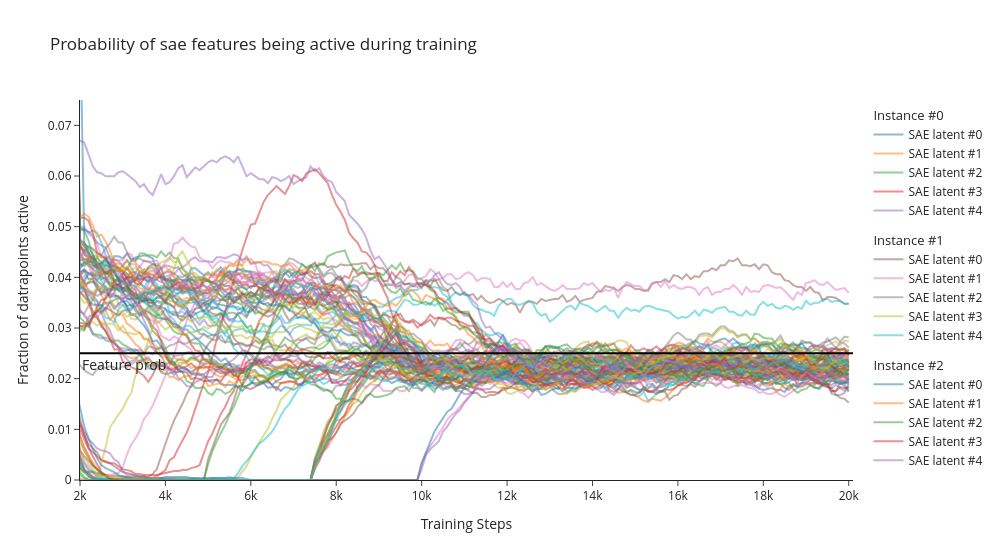

Source (notebook cell):
### Code cell
utils.frac_active_line_plot(
    frac_active=t.stack([data["frac_active"] for data in data_log]),
    title="Probability of sae features being active during training",
    avg_window=20,
)

### Figure 1 — Plotly figure (JSON) as saved in the notebook; plotly's stock layout.template omitted (floating-point values rounded to 4 significant figures; data arrays with more than 128 entries replaced by an {"elided": "..."} marker saying what was removed)
{"data": [{"legendgroup": "Instance #0", "legendgrouptitle": {"text": "Instance #0"}, "mode": "lines", "name": "SAE latent #0", "opacity": 0.5, "type": "scatter", "x": {"elided": "201 int values"}, "y": {"elided": "201 float values"}}, {"legendgroup": "Instance #0", "legendgrouptitle": {"text": "Instance #0"}, "mode": "lines", "name": "SAE latent #1", "opacity": 0.5, "type": "scatter", "x": {"elided": "201 int values"}, "y": {"elided": "201 float values"}}, {"legendgroup": "Instance #0", "legendgrouptitle": {"text": "Instance #0"}, "mode": "lines", "name": "SAE latent #2", "opacity": 0.5, "type": "scatter", "x": {"elided": "201 int values"}, "y": {"elided": "201 float values"}}, {"legendgroup": "Instance #0", "legendgrouptitle": {"text": "Instance #0"}, "mode": "lines", "name": "SAE latent #3", "opacity": 0.5, "type": "scatter", "x": {"elided": "201 int values"}, "y": {"elided": "201 float values"}}, {"legendgroup": "Instance #0", "legendgrouptitle": {"text": "Instance #0"}, "mode": "lines", "name": "SAE latent #4", "opacity": 0.5, "type": "scatter", "x": {"elided": "201 int values"}, "y": {"elided": "201 float values"}}, {"legendgroup": "Instance #1", "legendgrouptitle": {"text": "Instance #1"}, "mode": "lines", "name": "SAE latent #0", "opacity": 0.5, "type": "scatter", "x": {"elided": "201 int values"}, "y": {"elided": "201 float values"}}, {"legendgroup": "Instance #1", "legendgrouptitle": {"text": "Instance #1"}, "mode": "lines", "name": "SAE latent #1", "opacity": 0.5, "type": "scatter", "x": {"elided": "201 int values"}, "y": {"elided": "201 float values"}}, {"legendgroup": "Instance #1", "legendgrouptitle": {"text": "Instance #1"}, "mode": "lines", "name": "SAE latent #2", "opacity": 0.5, "type": "scatter", "x": {"elided": "201 int values"}, "y": {"elided": "201 float values"}}, {"legendgroup": "Instance #1", "legendgrouptitle": {"text": "Instance #1"}, "mode": "lines", "name": "SAE latent #3", "opacity": 0.5, "type": "scatter", "x": {"elided": "201 int values"}, "y": {"elided": "201 float values"}}, {"legendgroup": "Instance #1", "legendgrouptitle": {"text": "Instance #1"}, "mode": "lines", "name": "SAE latent #4", "opacity": 0.5, "type": "scatter", "x": {"elided": "201 int values"}, "y": {"elided": "201 float values"}}, {"legendgroup": "Instance #2", "legendgrouptitle": {"text": "Instance #2"}, "mode": "lines", "name": "SAE latent #0", "opacity": 0.5, "type": "scatter", "x": {"elided": "201 int values"}, "y": {"elided": "201 float values"}}, {"legendgroup": "Instance #2", "legendgrouptitle": {"text": "Instance #2"}, "mode": "lines", "name": "SAE latent #1", "opacity": 0.5, "type": "scatter", "x": {"elided": "201 int values"}, "y": {"elided": "201 float values"}}, {"legendgroup": "Instance #2", "legendgrouptitle": {"text": "Instance #2"}, "mode": "lines", "name": "SAE latent #2", "opacity": 0.5, "type": "scatter", "x": {"elided": "201 int values"}, "y": {"elided": "201 float values"}}, {"legendgroup": "Instance #2", "legendgrouptitle": {"text": "Instance #2"}, "mode": "lines", "name": "SAE latent #3", "opacity": 0.5, "type": "scatter", "x": {"elided": "201 int values"}, "y": {"elided": "201 float values"}}, {"legendgroup": "Instance #2", "legendgrouptitle": {"text": "Instance #2"}, "mode": "lines", "name": "SAE latent #4", "opacity": 0.5, "type": "scatter", "x": {"elided": "201 int values"}, "y": {"elided": "201 float values"}}, {"legendgroup": "Instance #3", "legendgrouptitle": {"text": "Instance #3"}, "mode": "lines", "name": "SAE latent #0", "opacity": 0.5, "type": "scatter", "x": {"elided": "201 int values"}, "y": {"elided": "201 float values"}}, {"legendgroup": "Instance #3", "legendgrouptitle": {"text": "Instance #3"}, "mode": "lines", "name": "SAE latent #1", "opacity": 0.5, "type": "scatter", "x": {"elided": "201 int values"}, "y": {"elided": "201 float values"}}, {"legendgroup": "Instance #3", "legendgrouptitle": {"text": "Instance #3"}, "mode": "lines", "name": "SAE latent #2", "opacity": 0.5, "type": "scatter", "x": {"elided": "201 int values"}, "y": {"elided": "201 float values"}}, {"legendgroup": "Instance #3", "legendgrouptitle": {"text": "Instance #3"}, "mode": "lines", "name": "SAE latent #3", "opacity": 0.5, "type": "scatter", "x": {"elided": "201 int values"}, "y": {"elided": "201 float values"}}, {"legendgroup": "Instance #3", "legendgrouptitle": {"text": "Instance #3"}, "mode": "lines", "name": "SAE latent #4", "opacity": 0.5, "type": "scatter", "x": {"elided": "201 int values"}, "y": {"elided": "201 float values"}}, {"legendgroup": "Instance #4", "legendgrouptitle": {"text": "Instance #4"}, "mode": "lines", "name": "SAE latent #0", "opacity": 0.5, "type": "scatter", "x": {"elided": "201 int values"}, "y": {"elided": "201 float values"}}, {"legendgroup": "Instance #4", "legendgrouptitle": {"text": "Instance #4"}, "mode": "lines", "name": "SAE latent #1", "opacity": 0.5, "type": "scatter", "x": {"elided": "201 int values"}, "y": {"elided": "201 float values"}}, {"legendgroup": "Instance #4", "legendgrouptitle": {"text": "Instance #4"}, "mode": "lines", "name": "SAE latent #2", "opacity": 0.5, "type": "scatter", "x": {"elided": "201 int values"}, "y": {"elided": "201 float values"}}, {"legendgroup": "Instance #4", "legendgrouptitle": {"text": "Instance #4"}, "mode": "lines", "name": "SAE latent #3", "opacity": 0.5, "type": "scatter", "x": {"elided": "201 int values"}, "y": {"elided": "201 float values"}}, {"legendgroup": "Instance #4", "legendgrouptitle": {"text": "Instance #4"}, "mode": "lines", "name": "SAE latent #4", "opacity": 0.5, "type": "scatter", "x": {"elided": "201 int values"}, "y": {"elided": "201 float values"}}, {"legendgroup": "Instance #5", "legendgrouptitle": {"text": "Instance #5"}, "mode": "lines", "name": "SAE latent #0", "opacity": 0.5, "type": "scatter", "x": {"elided": "201 int values"}, "y": {"elided": "201 float values"}}, {"legendgroup": "Instance #5", "legendgrouptitle": {"text": "Instance #5"}, "mode": "lines", "name": "SAE latent #1", "opacity": 0.5, "type": "scatter", "x": {"elided": "201 int values"}, "y": {"elided": "201 float values"}}, {"legendgroup": "Instance #5", "legendgrouptitle": {"text": "Instance #5"}, "mode": "lines", "name": "SAE latent #2", "opacity": 0.5, "type": "scatter", "x": {"elided": "201 int values"}, "y": {"elided": "201 float values"}}, {"legendgroup": "Instance #5", "legendgrouptitle": {"text": "Instance #5"}, "mode": "lines", "name": "SAE latent #3", "opacity": 0.5, "type": "scatter", "x": {"elided": "201 int values"}, "y": {"elided": "201 float values"}}, {"legendgroup": "Instance #5", "legendgrouptitle": {"text": "Instance #5"}, "mode": "lines", "name": "SAE latent #4", "opacity": 0.5, "type": "scatter", "x": {"elided": "201 int values"}, "y": {"elided": "201 float values"}}, {"legendgroup": "Instance #6", "legendgrouptitle": {"text": "Instance #6"}, "mode": "lines", "name": "SAE latent #0", "opacity": 0.5, "type": "scatter", "x": {"elided": "201 int values"}, "y": {"elided": "201 float values"}}, {"legendgroup": "Instance #6", "legendgrouptitle": {"text": "Instance #6"}, "mode": "lines", "name": "SAE latent #1", "opacity": 0.5, "type": "scatter", "x": {"elided": "201 int values"}, "y": {"elided": "201 float values"}}, {"legendgroup": "Instance #6", "legendgrouptitle": {"text": "Instance #6"}, "mode": "lines", "name": "SAE latent #2", "opacity": 0.5, "type": "scatter", "x": {"elided": "201 int values"}, "y": {"elided": "201 float values"}}, {"legendgroup": "Instance #6", "legendgrouptitle": {"text": "Instance #6"}, "mode": "lines", "name": "SAE latent #3", "opacity": 0.5, "type": "scatter", "x": {"elided": "201 int values"}, "y": {"elided": "201 float values"}}, {"legendgroup": "Instance #6", "legendgrouptitle": {"text": "Instance #6"}, "mode": "lines", "name": "SAE latent #4", "opacity": 0.5, "type": "scatter", "x": {"elided": "201 int values"}, "y": {"elided": "201 float values"}}, {"legendgroup": "Instance #7", "legendgrouptitle": {"text": "Instance #7"}, "mode": "lines", "name": "SAE latent #0", "opacity": 0.5, "type": "scatter", "x": {"elided": "201 int values"}, "y": {"elided": "201 float values"}}, {"legendgroup": "Instance #7", "legendgrouptitle": {"text": "Instance #7"}, "mode": "lines", "name": "SAE latent #1", "opacity": 0.5, "type": "scatter", "x": {"elided": "201 int values"}, "y": {"elided": "201 float values"}}, {"legendgroup": "Instance #7", "legendgrouptitle": {"text": "Instance #7"}, "mode": "lines", "name": "SAE latent #2", "opacity": 0.5, "type": "scatter", "x": {"elided": "201 int values"}, "y": {"elided": "201 float values"}}, {"legendgroup": "Instance #7", "legendgrouptitle": {"text": "Instance #7"}, "mode": "lines", "name": "SAE latent #3", "opacity": 0.5, "type": "scatter", "x": {"elided": "201 int values"}, "y": {"elided": "201 float values"}}, {"legendgroup": "Instance #7", "legendgrouptitle": {"text": "Instance #7"}, "mode": "lines", "name": "SAE latent #4", "opacity": 0.5, "type": "scatter", "x": {"elided": "201 int values"}, "y": {"elided": "201 float values"}}, {"legendgroup": "Instance #8", "legendgrouptitle": {"text": "Instance #8"}, "mode": "lines", "name": "SAE latent #0", "opacity": 0.5, "type": "scatter", "x": {"elided": "201 int values"}, "y": {"elided": "201 float values"}}, {"legendgroup": "Instance #8", "legendgrouptitle": {"text": "Instance #8"}, "mode": "lines", "name": "SAE latent #1", "opacity": 0.5, "type": "scatter", "x": {"elided": "201 int values"}, "y": {"elided": "201 float values"}}, {"legendgroup": "Instance #8", "legendgrouptitle": {"text": "Instance #8"}, "mode": "lines", "name": "SAE latent #2", "opacity": 0.5, "type": "scatter", "x": {"elided": "201 int values"}, "y": {"elided": "201 float values"}}, {"legendgroup": "Instance #8", "legendgrouptitle": {"text": "Instance #8"}, "mode": "lines", "name": "SAE latent #3", "opacity": 0.5, "type": "scatter", "x": {"elided": "201 int values"}, "y": {"elided": "201 float values"}}, {"legendgroup": "Instance #8", "legendgrouptitle": {"text": "Instance #8"}, "mode": "lines", "name": "SAE latent #4", "opacity": 0.5, "type": "scatter", "x": {"elided": "201 int values"}, "y": {"elided": "201 float values"}}, {"legendgroup": "Instance #9", "legendgrouptitle": {"text": "Instance #9"}, "mode": "lines", "name": "SAE latent #0", "opacity": 0.5, "type": "scatter", "x": {"elided": "201 int values"}, "y": {"elided": "201 float values"}}, {"legendgroup": "Instance #9", "legendgrouptitle": {"text": "Instance #9"}, "mode": "lines", "name": "SAE latent #1", "opacity": 0.5, "type": "scatter", "x": {"elided": "201 int values"}, "y": {"elided": "201 float values"}}, {"legendgroup": "Instance #9", "legendgrouptitle": {"text": "Instance #9"}, "mode": "lines", "name": "SAE latent #2", "opacity": 0.5, "type": "scatter", "x": {"elided": "201 int values"}, "y": {"elided": "201 float values"}}, {"legendgroup": "Instance #9", "legendgrouptitle": {"text": "Instance #9"}, "mode": "lines", "name": "SAE latent #3", "opacity": 0.5, "type": "scatter", "x": {"elided": "201 int values"}, "y": {"elided": "201 float values"}}, {"legendgroup": "Instance #9", "legendgrouptitle": {"text": "Instance #9"}, "mode": "lines", "name": "SAE latent #4", "opacity": 0.5, "type": "scatter", "x": {"elided": "201 int values"}, "y": {"elided": "201 float values"}}, {"legendgroup": "Instance #10", "legendgrouptitle": {"text": "Instance #10"}, "mode": "lines", "name": "SAE latent #0", "opacity": 0.5, "type": "scatter", "x": {"elided": "201 int values"}, "y": {"elided": "201 float values"}}, {"legendgroup": "Instance #10", "legendgrouptitle": {"text": "Instance #10"}, "mode": "lines", "name": "SAE latent #1", "opacity": 0.5, "type": "scatter", "x": {"elided": "201 int values"}, "y": {"elided": "201 float values"}}, {"legendgroup": "Instance #10", "legendgrouptitle": {"text": "Instance #10"}, "mode": "lines", "name": "SAE latent #2", "opacity": 0.5, "type": "scatter", "x": {"elided": "201 int values"}, "y": {"elided": "201 float values"}}, {"legendgroup": "Instance #10", "legendgrouptitle": {"text": "Instance #10"}, "mode": "lines", "name": "SAE latent #3", "opacity": 0.5, "type": "scatter", "x": {"elided": "201 int values"}, "y": {"elided": "201 float values"}}, {"legendgroup": "Instance #10", "legendgrouptitle": {"text": "Instance #10"}, "mode": "lines", "name": "SAE latent #4", "opacity": 0.5, "type": "scatter", "x": {"elided": "201 int values"}, "y": {"elided": "201 float values"}}, {"legendgroup": "Instance #11", "legendgrouptitle": {"text": "Instance #11"}, "mode": "lines", "name": "SAE latent #0", "opacity": 0.5, "type": "scatter", "x": {"elided": "201 int values"}, "y": {"elided": "201 float values"}}, {"legendgroup": "Instance #11", "legendgrouptitle": {"text": "Instance #11"}, "mode": "lines", "name": "SAE latent #1", "opacity": 0.5, "type": "scatter", "x": {"elided": "201 int values"}, "y": {"elided": "201 float values"}}, {"legendgroup": "Instance #11", "legendgrouptitle": {"text": "Instance #11"}, "mode": "lines", "name": "SAE latent #2", "opacity": 0.5, "type": "scatter", "x": {"elided": "201 int values"}, "y": {"elided": "201 float values"}}, {"legendgroup": "Instance #11", "legendgrouptitle": {"text": "Instance #11"}, "mode": "lines", "name": "SAE latent #3", "opacity": 0.5, "type": "scatter", "x": {"elided": "201 int values"}, "y": {"elided": "201 float values"}}, {"legendgroup": "Instance #11", "legendgrouptitle": {"text": "Instance #11"}, "mode": "lines", "name": "SAE latent #4", "opacity": 0.5, "type": "scatter", "x": {"elided": "201 int values"}, "y": {"elided": "201 float values"}}, {"legendgroup": "Instance #12", "legendgrouptitle": {"text": "Instance #12"}, "mode": "lines", "name": "SAE latent #0", "opacity": 0.5, "type": "scatter", "x": {"elided": "201 int values"}, "y": {"elided": "201 float values"}}, {"legendgroup": "Instance #12", "legendgrouptitle": {"text": "Instance #12"}, "mode": "lines", "name": "SAE latent #1", "opacity": 0.5, "type": "scatter", "x": {"elided": "201 int values"}, "y": {"elided": "201 float values"}}, {"legendgroup": "Instance #12", "legendgrouptitle": {"text": "Instance #12"}, "mode": "lines", "name": "SAE latent #2", "opacity": 0.5, "type": "scatter", "x": {"elided": "201 int values"}, "y": {"elided": "201 float values"}}, {"legendgroup": "Instance #12", "legendgrouptitle": {"text": "Instance #12"}, "mode": "lines", "name": "SAE latent #3", "opacity": 0.5, "type": "scatter", "x": {"elided": "201 int values"}, "y": {"elided": "201 float values"}}, {"legendgroup": "Instance #12", "legendgrouptitle": {"text": "Instance #12"}, "mode": "lines", "name": "SAE latent #4", "opacity": 0.5, "type": "scatter", "x": {"elided": "201 int values"}, "y": {"elided": "201 float values"}}, {"legendgroup": "Instance #13", "legendgrouptitle": {"text": "Instance #13"}, "mode": "lines", "name": "SAE latent #0", "opacity": 0.5, "type": "scatter", "x": {"elided": "201 int values"}, "y": {"elided": "201 float values"}}, {"legendgroup": "Instance #13", "legendgrouptitle": {"text": "Instance #13"}, "mode": "lines", "name": "SAE latent #1", "opacity": 0.5, "type": "scatter", "x": {"elided": "201 int values"}, "y": {"elided": "201 float values"}}, {"legendgroup": "Instance #13", "legendgrouptitle": {"text": "Instance #13"}, "mode": "lines", "name": "SAE latent #2", "opacity": 0.5, "type": "scatter", "x": {"elided": "201 int values"}, "y": {"elided": "201 float values"}}, {"legendgroup": "Instance #13", "legendgrouptitle": {"text": "Instance #13"}, "mode": "lines", "name": "SAE latent #3", "opacity": 0.5, "type": "scatter", "x": {"elided": "201 int values"}, "y": {"elided": "201 float values"}}, {"legendgroup": "Instance #13", "legendgrouptitle": {"text": "Instance #13"}, "mode": "lines", "name": "SAE latent #4", "opacity": 0.5, "type": "scatter", "x": {"elided": "201 int values"}, "y": {"elided": "201 float values"}}, {"legendgroup": "Instance #14", "legendgrouptitle": {"text": "Instance #14"}, "mode": "lines", "name": "SAE latent #0", "opacity": 0.5, "type": "scatter", "x": {"elided": "201 int values"}, "y": {"elided": "201 float values"}}, {"legendgroup": "Instance #14", "legendgrouptitle": {"text": "Instance #14"}, "mode": "lines", "name": "SAE latent #1", "opacity": 0.5, "type": "scatter", "x": {"elided": "201 int values"}, "y": {"elided": "201 float values"}}, {"legendgroup": "Instance #14", "legendgrouptitle": {"text": "Instance #14"}, "mode": "lines", "name": "SAE latent #2", "opacity": 0.5, "type": "scatter", "x": {"elided": "201 int values"}, "y": {"elided": "201 float values"}}, {"legendgroup": "Instance #14", "legendgrouptitle": {"text": "Instance #14"}, "mode": "lines", "name": "SAE latent #3", "opacity": 0.5, "type": "scatter", "x": {"elided": "201 int values"}, "y": {"elided": "201 float values"}}, {"legendgroup": "Instance #14", "legendgrouptitle": {"text": "Instance #14"}, "mode": "lines", "name": "SAE latent #4", "opacity": 0.5, "type": "scatter", "x": {"elided": "201 int values"}, "y": {"elided": "201 float values"}}, {"legendgroup": "Instance #15", "legendgrouptitle": {"text": "Instance #15"}, "mode": "lines", "name": "SAE latent #0", "opacity": 0.5, "type": "scatter", "x": {"elided": "201 int values"}, "y": {"elided": "201 float values"}}, {"legendgroup": "Instance #15", "legendgrouptitle": {"text": "Instance #15"}, "mode": "lines", "name": "SAE latent #1", "opacity": 0.5, "type": "scatter", "x": {"elided": "201 int values"}, "y": {"elided": "201 float values"}}, {"legendgroup": "Instance #15", "legendgrouptitle": {"text": "Instance #15"}, "mode": "lines", "name": "SAE latent #2", "opacity": 0.5, "type": "scatter", "x": {"elided": "201 int values"}, "y": {"elided": "201 float values"}}, {"legendgroup": "Instance #15", "legendgrouptitle": {"text": "Instance #15"}, "mode": "lines", "name": "SAE latent #3", "opacity": 0.5, "type": "scatter", "x": {"elided": "201 int values"}, "y": {"elided": "201 float values"}}, {"legendgroup": "Instance #15", "legendgrouptitle": {"text": "Instance #15"}, "mode": "lines", "name": "SAE latent #4", "opacity": 0.5, "type": "scatter", "x": {"elided": "201 int values"}, "y": {"elided": "201 float values"}}], "layout": {"annotations": [{"font": {"size": 14}, "showarrow": false, "text": "Feature prob", "x": 0, "xanchor": "left", "xref": "x domain", "y": 0.025, "yanchor": "top", "yref": "y"}], "shapes": [{"line": {"color": "black", "width": 2}, "opacity": 1, "type": "line", "x0": 0, "x1": 1, "xref": "x domain", "y0": 0.025, "y1": 0.025, "yref": "y"}], "title": {"text": "Probability of sae features being active during training"}, "width": 1000, "xaxis": {"range": [2000, 20100], "title": {"text": "Training Steps"}}, "yaxis": {"range": [0, 0.075], "title": {"text": "Fraction of datrapoints active"}}}}
